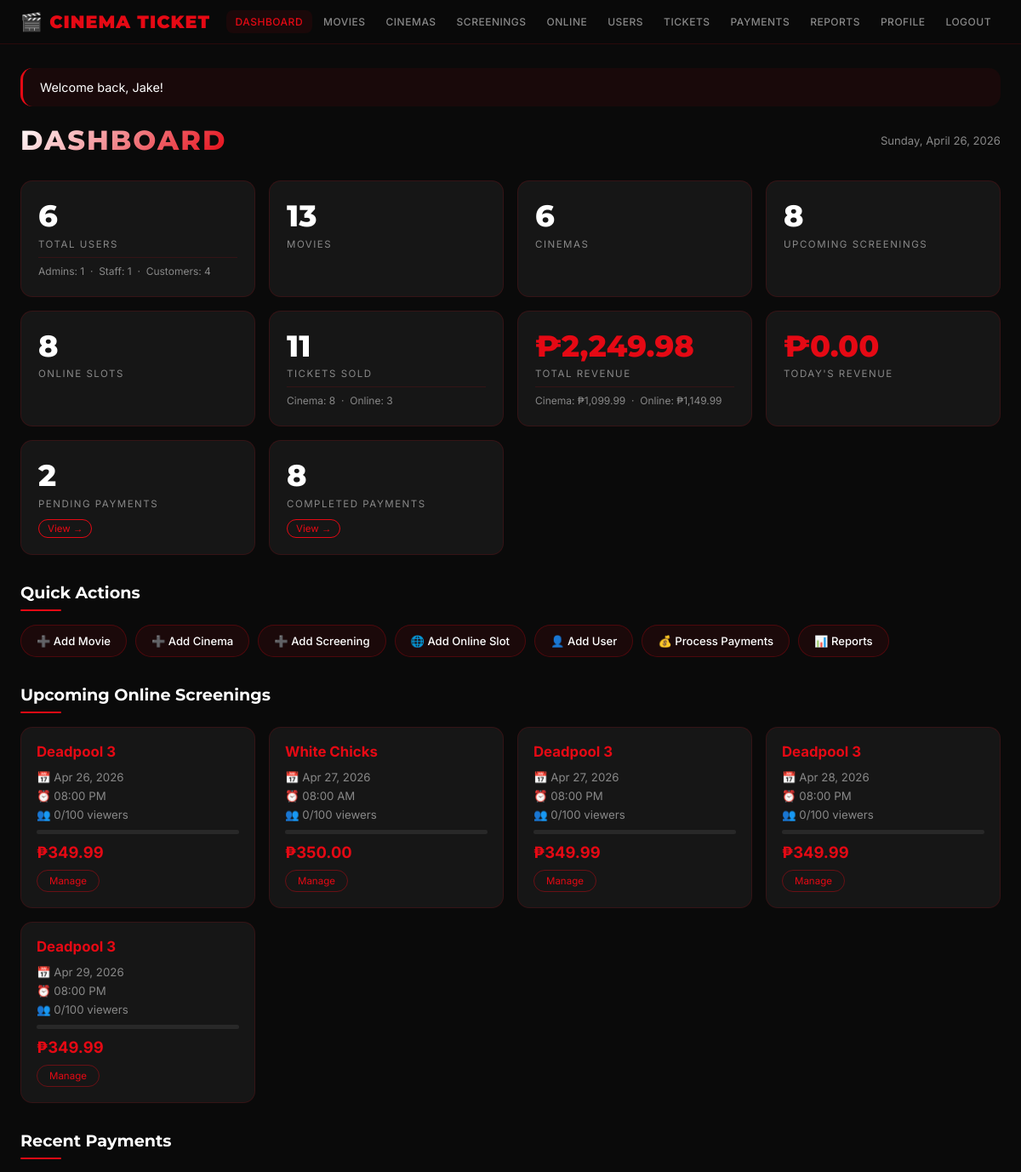
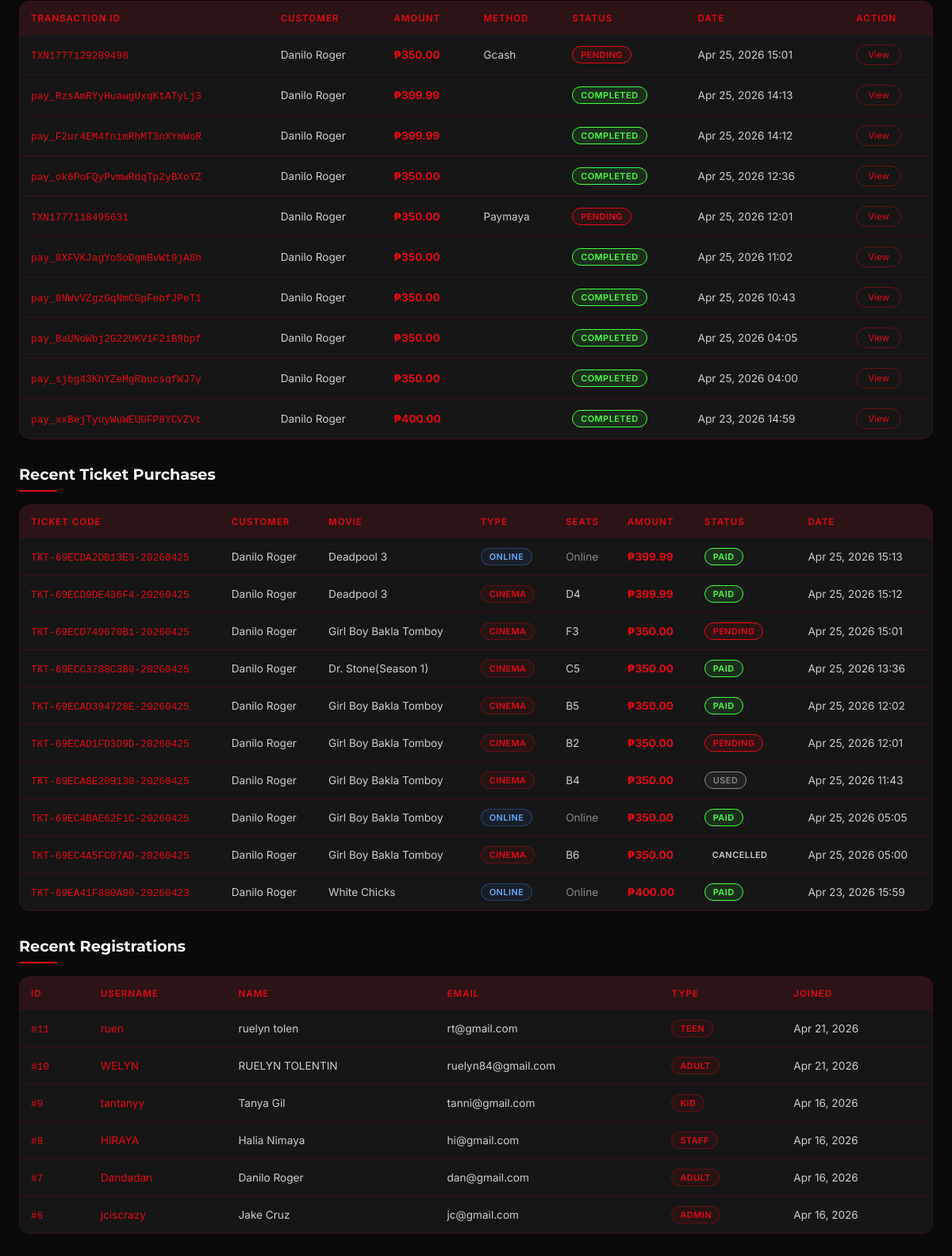
/admin/dashboard.php (signed in), run on the app's committed database (2 pictures, top to bottom).
### tables this page shows
CREATE TABLE `online_schedule` (
  `id` int(11) NOT NULL,
  `movie_id` int(11) NOT NULL,
  `show_date` date NOT NULL,
  `show_time` time NOT NULL,
  `max_viewers` int(11) DEFAULT 100,
  `current_viewers` int(11) DEFAULT 0,
  `price` decimal(10,2) NOT NULL,
  `status` varchar(20) DEFAULT 'scheduled',
  `created_at` timestamp NOT NULL DEFAULT current_timestamp()
);

CREATE TABLE `movies` (
  `id` int(11) NOT NULL,
  `title` varchar(200) NOT NULL,
  `description` text DEFAULT NULL,
  `duration` int(11) DEFAULT 120,
  `rating` varchar(10) DEFAULT 'PG',
  `genre` varchar(100) DEFAULT NULL,
  `poster` varchar(255) DEFAULT NULL,
  `trailer_url` varchar(500) DEFAULT NULL,
  `streaming_url` varchar(500) DEFAULT NULL,
  `release_date` date DEFAULT NULL,
  `price` decimal(10,2) DEFAULT 12.50,
  `created_at` timestamp NOT NULL DEFAULT current_timestamp()
);

CREATE TABLE `payments` (
  `id` int(11) NOT NULL,
  `user_id` int(11) NOT NULL,
  `ticket_id` int(11) DEFAULT NULL,
  `amount` decimal(10,2) NOT NULL,
  `payment_method` varchar(50) NOT NULL,
  `payment_status` varchar(20) DEFAULT 'pending',
  `transaction_id` varchar(200) DEFAULT NULL,
  `payment_date` timestamp NOT NULL DEFAULT current_timestamp(),
  `description` varchar(255) DEFAULT NULL,
  `paymongo_checkout_id` varchar(100) DEFAULT NULL
);

CREATE TABLE `users` (
  `id` int(11) NOT NULL,
  `username` varchar(50) NOT NULL,
  `email` varchar(100) NOT NULL,
  `password_hash` varchar(255) NOT NULL,
  `first_name` varchar(50) NOT NULL,
  `last_name` varchar(50) NOT NULL,
  `birthdate` date NOT NULL,
  `account_type` varchar(20) DEFAULT 'user',
  `gender` varchar(20) DEFAULT NULL,
  `country` varchar(50) DEFAULT NULL,
  `phone` varchar(20) DEFAULT NULL,
  `profile_pic` varchar(255) DEFAULT NULL,
  `theme_preference` varchar(20) DEFAULT 'dark',
  `is_active` tinyint(1) DEFAULT 1,
  `created_at` timestamp NOT NULL DEFAULT current_timestamp(),
  `last_login` timestamp NULL DEFAULT NULL
);

CREATE TABLE `tickets` (
  `id` int(11) NOT NULL,
  `ticket_code` varchar(50) NOT NULL,
  `user_id` int(11) NOT NULL,
  `screening_id` int(11) DEFAULT NULL,
  `online_schedule_id` int(11) DEFAULT NULL,
  `ticket_type` varchar(20) NOT NULL,
  `quantity` int(11) DEFAULT 1,
  `total_price` decimal(10,2) NOT NULL,
  `seat_numbers` text DEFAULT NULL,
  `status` varchar(20) DEFAULT 'pending',
  `purchase_date` timestamp NOT NULL DEFAULT current_timestamp(),
  `week_expiry` date DEFAULT NULL,
  `used_at` timestamp NULL DEFAULT NULL,
  `verified_by` int(11) DEFAULT NULL,
  `cancelled_at` timestamp NULL DEFAULT NULL,
  `cancelled_by` int(11) DEFAULT NULL
);

### includes/functions.php (called while the page is built, shortened)
<?php
function getFlash() {
    if (isset($_SESSION['flash'])) {
        $flash = $_SESSION['flash'];
        return $flash;
    }
    return null;
}
?>

### admin/dashboard.php (the view, shortened to what this page needs)
<?php
require_once '../includes/functions.php';
$pdo = getDB();
$pdo->prepare("UPDATE screenings SET status = 'expired' WHERE CONCAT(show_date, ' ', show_time) < NOW() AND status != 'expired'")->execute();
$pdo->prepare("UPDATE online_schedule SET status = 'expired' WHERE show_date < CURDATE() AND status = 'scheduled'")->execute();
$stats = [
    'total_users'          => $pdo->query("SELECT COUNT(*) FROM users")->fetchColumn(),
    'total_admins'         => $pdo->query("SELECT COUNT(*) FROM users WHERE account_type = 'admin'")->fetchColumn(),
    'total_staff'          => $pdo->query("SELECT COUNT(*) FROM users WHERE account_type = 'staff'")->fetchColumn(),
    'total_customers'      => $pdo->query("SELECT COUNT(*) FROM users WHERE account_type IN ('adult','teen','kid')")->fetchColumn(),
    'total_movies'         => $pdo->query("SELECT COUNT(*) FROM movies")->fetchColumn(),
    'total_cinemas'        => $pdo->query("SELECT COUNT(*) FROM cinemas")->fetchColumn(),
    'total_screenings'     => $pdo->query("SELECT COUNT(*) FROM screenings WHERE show_date >= CURDATE()")->fetchColumn(),
    'total_online'         => $pdo->query("SELECT COUNT(*) FROM online_schedule WHERE show_date >= CURDATE() AND status='scheduled'")->fetchColumn(),
    'total_tickets'        => $pdo->query("SELECT COUNT(*) FROM tickets")->fetchColumn(),
    'cinema_tickets'       => $pdo->query("SELECT COUNT(*) FROM tickets WHERE ticket_type='cinema'")->fetchColumn(),
    'online_tickets'       => $pdo->query("SELECT COUNT(*) FROM tickets WHERE ticket_type='online'")->fetchColumn(),
    'paid_tickets'         => $pdo->query("SELECT COUNT(*) FROM tickets WHERE status='paid'")->fetchColumn(),
    'pending_tickets'      => $pdo->query("SELECT COUNT(*) FROM tickets WHERE status='pending'")->fetchColumn(),
    'total_revenue'        => $pdo->query("SELECT COALESCE(SUM(total_price),0) FROM tickets WHERE status='paid'")->fetchColumn(),
    'cinema_revenue'       => $pdo->query("SELECT COALESCE(SUM(total_price),0) FROM tickets WHERE status='paid' AND ticket_type='cinema'")->fetchColumn(),
    'online_revenue'       => $pdo->query("SELECT COALESCE(SUM(total_price),0) FROM tickets WHERE status='paid' AND ticket_type='online'")->fetchColumn(),
    'today_revenue'        => $pdo->query("SELECT COALESCE(SUM(total_price),0) FROM tickets WHERE DATE(purchase_date)=CURDATE() AND status='paid'")->fetchColumn(),
    'pending_payments'     => $pdo->query("SELECT COUNT(*) FROM payments WHERE payment_status='pending'")->fetchColumn(),
    'completed_payments'   => $pdo->query("SELECT COUNT(*) FROM payments WHERE payment_status='completed'")->fetchColumn(),
];
$recent_tickets = $pdo->query("
    SELECT t.*,
           u.username, u.first_name, u.last_name,
           CASE
               WHEN t.ticket_type = 'cinema' THEN (
                   SELECT m.title FROM screenings s JOIN movies m ON s.movie_id = m.id
                   WHERE s.id = t.screening_id
               )
               WHEN t.ticket_type = 'online' THEN (
                   SELECT m.title FROM online_schedule os JOIN movies m ON os.movie_id = m.id
                   WHERE os.id = t.online_schedule_id
               )
           END AS title
    FROM tickets t
    JOIN users u ON t.user_id = u.id
    ORDER BY t.purchase_date DESC
    LIMIT 10
")->fetchAll();
$recent_payments = $pdo->query("
    SELECT p.*, u.username, u.first_name, u.last_name
    FROM payments p
    JOIN users u ON p.user_id = u.id
    ORDER BY p.payment_date DESC
    LIMIT 10
")->fetchAll();
$recent_users = $pdo->query("
    SELECT * FROM users ORDER BY created_at DESC LIMIT 10
")->fetchAll();
$upcoming_online = $pdo->query("
    SELECT os.*, m.title,
           (SELECT COUNT(*) FROM tickets WHERE online_schedule_id = os.id AND status = 'paid') AS current_viewers
    FROM online_schedule os
    JOIN movies m ON os.movie_id = m.id
    WHERE os.show_date >= CURDATE() AND os.status = 'scheduled'
    ORDER BY os.show_date, os.show_time
    LIMIT 5
")->fetchAll();
$flash = getFlash();
?>
<!DOCTYPE html>
<html lang="en">
<head>
</head>
<body>
<nav class="nav">
  <div class="nav-inner">
    <a href="../index.php" class="logo">CINEMA TICKET</a>
    <div class="nav-links">
      <a href="dashboard.php" class="active">Dashboard</a>
      <a href="movies.php">Movies</a>
      <a href="cinemas.php">Cinemas</a>
      <a href="screenings.php">Screenings</a>
      <a href="online_schedule.php">Online</a>
      <a href="users.php">Users</a>
      <a href="tickets.php">Tickets</a>
      <a href="payments.php">Payments</a>
      <a href="reports.php">Reports</a>
      <a href="profile.php">Profile</a>
      <a href="../auth/logout.php">Logout</a>
    </div>
  </div>
</nav>
<main class="page">
  <?php if($flash):?>
  <div class="alert"><?=htmlspecialchars($flash['message'])?></div>
  <?php endif;?>
  <div class="page-header">
    <h1 class="page-title">Dashboard</h1>
    <span style="color:var(--muted);font-size:.82rem"><?=date('l, F j, Y')?></span>
  </div>
  <div class="stats-grid">
    <div class="stat-card">
      <div class="stat-value"><?=$stats['total_users']?></div>
      <div class="stat-label">Total Users</div>
      <div class="stat-sub">Admins: <?=$stats['total_admins']?> &nbsp;·&nbsp; Staff: <?=$stats['total_staff']?> &nbsp;·&nbsp; Customers: <?=$stats['total_customers']?></div>
    </div>
    <div class="stat-card">
      <div class="stat-value"><?=$stats['total_movies']?></div>
      <div class="stat-label">Movies</div>
    </div>
    <div class="stat-card">
      <div class="stat-value"><?=$stats['total_cinemas']?></div>
      <div class="stat-label">Cinemas</div>
    </div>
    <div class="stat-card">
      <div class="stat-value"><?=$stats['total_screenings']?></div>
      <div class="stat-label">Upcoming Screenings</div>
    </div>
    <div class="stat-card">
      <div class="stat-value"><?=$stats['total_online']?></div>
      <div class="stat-label">Online Slots</div>
    </div>
    <div class="stat-card">
      <div class="stat-value"><?=$stats['total_tickets']?></div>
      <div class="stat-label">Tickets Sold</div>
      <div class="stat-sub">Cinema: <?=$stats['cinema_tickets']?> &nbsp;·&nbsp; Online: <?=$stats['online_tickets']?></div>
    </div>
    <div class="stat-card">
      <div class="stat-value" style="color:var(--red)">₱<?=number_format($stats['total_revenue'],2)?></div>
      <div class="stat-label">Total Revenue</div>
      <div class="stat-sub">Cinema: ₱<?=number_format($stats['cinema_revenue'],2)?> &nbsp;·&nbsp; Online: ₱<?=number_format($stats['online_revenue'],2)?></div>
    </div>
    <div class="stat-card">
      <div class="stat-value" style="color:var(--red)">₱<?=number_format($stats['today_revenue'],2)?></div>
      <div class="stat-label">Today's Revenue</div>
    </div>
    <div class="stat-card">
      <div class="stat-value"><?=$stats['pending_payments']?></div>
      <div class="stat-label">Pending Payments</div>
      <div class="stat-link"><a href="payments.php?status=pending">View →</a></div>
    </div>
    <div class="stat-card">
      <div class="stat-value"><?=$stats['completed_payments']?></div>
      <div class="stat-label">Completed Payments</div>
      <div class="stat-link"><a href="payments.php?status=completed">View →</a></div>
    </div>
  </div>
  <h2 class="section-title">Quick Actions</h2>
  <div class="actions-row" style="margin-bottom:32px">
    <a href="movies.php?action=add"         class="action-btn">➕ Add Movie</a>
    <a href="cinemas.php?action=add"        class="action-btn">➕ Add Cinema</a>
    <a href="screenings.php?action=add"     class="action-btn">➕ Add Screening</a>
    <a href="online_schedule.php?action=add" class="action-btn">🌐 Add Online Slot</a>
    <a href="users.php?action=add"          class="action-btn">👤 Add User</a>
    <a href="payments.php?status=pending"   class="action-btn">💰 Process Payments</a>
    <a href="reports.php"                   class="action-btn">📊 Reports</a>
  </div>
  <?php if(!empty($upcoming_online)):?>
  <h2 class="section-title">Upcoming Online Screenings</h2>
  <div class="schedule-grid">
    <?php foreach($upcoming_online as $o):
      $pct = $o['max_viewers'] > 0 ? ($o['current_viewers']/$o['max_viewers'])*100 : 0;
    ?>
    <div class="schedule-card">
      <div class="schedule-title"><?=htmlspecialchars($o['title'])?></div>
      <div class="schedule-detail">📅 <?=date('M d, Y',strtotime($o['show_date']))?></div>
      <div class="schedule-detail">⏰ <?=date('h:i A',strtotime($o['show_time']))?></div>
      <div class="schedule-detail">👥 <?=$o['current_viewers']?>/<?=$o['max_viewers']?> viewers</div>
      <div class="viewers-bar"><div class="viewers-fill" style="width:<?=$pct?>%"></div></div>
      <div class="schedule-price">₱<?=number_format($o['price'],2)?></div>
      <a href="online_schedule.php?edit=<?=$o['id']?>" class="btn-sm">Manage</a>
    </div>
    <?php endforeach;?>
  </div>
  <?php endif;?>
  <h2 class="section-title">Recent Payments</h2>
  <div class="table-wrap">
    <table class="data-table">
      <thead><tr>
        <th>Transaction ID</th><th>Customer</th><th>Amount</th>
        <th>Method</th><th>Status</th><th>Date</th><th>Action</th>
      </tr></thead>
      <tbody>
        <?php foreach($recent_payments as $p):?>
        <tr>
          <td><span class="code-style"><?=htmlspecialchars($p['transaction_id'] ?? '—')?></span></td>
          <td><?=htmlspecialchars($p['first_name'].' '.$p['last_name'])?></td>
          <td><span class="amount">₱<?=number_format($p['amount'],2)?></span></td>
          <td><?=ucfirst(str_replace('_',' ',$p['payment_method']))?></td>
          <td><span class="badge badge-<?=$p['payment_status']?>"><?=ucfirst($p['payment_status'])?></span></td>
          <td><?=date('M d, Y H:i',strtotime($p['payment_date']))?></td>
          <td><a href="payments.php?view=<?=$p['id']?>" class="btn-sm">View</a></td>
        </tr>
        <?php endforeach;?>
      </tbody>
    </table>
  </div>
  <h2 class="section-title">Recent Ticket Purchases</h2>
  <div class="table-wrap">
    <table class="data-table">
      <thead><tr>
        <th>Ticket Code</th><th>Customer</th><th>Movie</th>
        <th>Type</th><th>Seats</th><th>Amount</th><th>Status</th><th>Date</th>
      </tr></thead>
      <tbody>
        <?php foreach($recent_tickets as $t):?>
        <tr>
          <td><span class="code-style"><?=htmlspecialchars($t['ticket_code'])?></span></td>
          <td><?=htmlspecialchars($t['first_name'].' '.$t['last_name'])?></td>
          <td><?=htmlspecialchars($t['title'] ?? 'N/A')?></td>
          <td><span class="badge badge-<?=$t['ticket_type']?>"><?=ucfirst($t['ticket_type'])?></span></td>
          <td><?=$t['ticket_type']==='online' ? '<span style="color:var(--muted)">Online</span>' : htmlspecialchars($t['seat_numbers'] ?? '—')?></td>
          <td><span class="amount">₱<?=number_format($t['total_price'],2)?></span></td>
          <td><span class="badge badge-<?=$t['status']?>"><?=strtoupper($t['status'])?></span></td>
          <td><?=date('M d, Y H:i',strtotime($t['purchase_date']))?></td>
        </tr>
        <?php endforeach;?>
      </tbody>
    </table>
  </div>
  <h2 class="section-title">Recent Registrations</h2>
  <div class="table-wrap">
    <table class="data-table">
      <thead><tr>
        <th>ID</th><th>Username</th><th>Name</th><th>Email</th><th>Type</th><th>Joined</th>
      </tr></thead>
      <tbody>
        <?php foreach($recent_users as $u):?>
        <tr>
          <td><span class="code-style">#<?=$u['id']?></span></td>
          <td style="color:var(--red)"><?=htmlspecialchars($u['username'])?></td>
          <td><?=htmlspecialchars($u['first_name'].' '.$u['last_name'])?></td>
          <td><?=htmlspecialchars($u['email'])?></td>
          <td><span class="badge badge-cinema"><?=strtoupper($u['account_type'])?></span></td>
          <td><?=date('M d, Y',strtotime($u['created_at']))?></td>
        </tr>
        <?php endforeach;?>
      </tbody>
    </table>
  </div>
</main>
</body>
</html>

### data on the page
online_schedule: movie.title "Deadpool 3", show_date "Apr 26, 2026", show_time "08:00 PM", current_viewers "0", max_viewers "100", price "349.99"
online_schedule: movie.title "White Chicks", show_date "Apr 27, 2026", show_time "08:00 AM", current_viewers "0", max_viewers "100", price "350.00"
online_schedule: movie.title "Deadpool 3", show_date "Apr 27, 2026", show_time "08:00 PM", current_viewers "0", max_viewers "100", price "349.99"
online_schedule: movie.title "Deadpool 3", show_date "Apr 28, 2026", show_time "08:00 PM", current_viewers "0", max_viewers "100", price "349.99"
online_schedule: movie.title "Deadpool 3", show_date "Apr 29, 2026", show_time "08:00 PM", current_viewers "0", max_viewers "100", price "349.99"
payments: transaction "TXN1777129289498", user.last_name "Danilo Roger", amount "350.00", payment_method "Gcash", payment_status "PENDING", payment_date "Apr 25, 2026 15:01"
payments: transaction "pay_RzsAmRYyHuawgUxqKtATyLj3", user.last_name "Danilo Roger", amount "399.99", payment_status "COMPLETED", payment_date "Apr 25, 2026 14:13"
payments: transaction "pay_F2ur4EM4fnimRhMT3nXYmWoR", user.last_name "Danilo Roger", amount "399.99", payment_status "COMPLETED", payment_date "Apr 25, 2026 14:12"
payments: transaction "pay_ok6PoFQyPvmwRdqTp2yBXoYZ", user.last_name "Danilo Roger", amount "350.00", payment_status "COMPLETED", payment_date "Apr 25, 2026 12:36"
payments: transaction "TXN1777118495631", user.last_name "Danilo Roger", amount "350.00", payment_method "Paymaya", payment_status "PENDING", payment_date "Apr 25, 2026 12:01"
payments: transaction "pay_8XFVKJagYoSoDgmBvWt9jA8h", user.last_name "Danilo Roger", amount "350.00", payment_status "COMPLETED", payment_date "Apr 25, 2026 11:02"
payments: transaction "pay_8NWvVZgzGqNmCGpFebfJPeT1", user.last_name "Danilo Roger", amount "350.00", payment_status "COMPLETED", payment_date "Apr 25, 2026 10:43"
payments: transaction "pay_BaUNoWbj2G22UKV1F2iB9bpf", user.last_name "Danilo Roger", amount "350.00", payment_status "COMPLETED", payment_date "Apr 25, 2026 04:05"
payments: transaction "pay_sjbg43KhYZeMgRbucsqfWJ7y", user.last_name "Danilo Roger", amount "350.00", payment_status "COMPLETED", payment_date "Apr 25, 2026 04:00"
payments: transaction "pay_xxBejTyuyWuWEUGFP8YCVZVt", user.last_name "Danilo Roger", amount "400.00", payment_status "COMPLETED", payment_date "Apr 23, 2026 14:59"
tickets: ticket_code "TKT-69ECDA2DB13E3-20260425", user.last_name "Danilo Roger", title "Deadpool 3", ticket_type "ONLINE", shows "Online", total_price "399.99", status "PAID", purchase_date "Apr 25, 2026 15:13"
tickets: ticket_code "TKT-69ECD9DE436F4-20260425", user.last_name "Danilo Roger", title "Deadpool 3", ticket_type "CINEMA", seat_numbers "D4", total_price "399.99", status "PAID", purchase_date "Apr 25, 2026 15:12"
tickets: ticket_code "TKT-69ECD749670B1-20260425", user.last_name "Danilo Roger", title "Girl Boy Bakla Tomboy", ticket_type "CINEMA", seat_numbers "F3", total_price "350.00", status "PENDING", purchase_date "Apr 25, 2026 15:01"
tickets: ticket_code "TKT-69ECC3788C380-20260425", user.last_name "Danilo Roger", title "Dr. Stone(Season 1)", ticket_type "CINEMA", seat_numbers "C5", total_price "350.00", status "PAID", purchase_date "Apr 25, 2026 13:36"
tickets: ticket_code "TKT-69ECAD394728E-20260425", user.last_name "Danilo Roger", title "Girl Boy Bakla Tomboy", ticket_type "CINEMA", seat_numbers "B5", total_price "350.00", status "PAID", purchase_date "Apr 25, 2026 12:02"
tickets: ticket_code "TKT-69ECAD1FD3D9D-20260425", user.last_name "Danilo Roger", title "Girl Boy Bakla Tomboy", ticket_type "CINEMA", seat_numbers "B2", total_price "350.00", status "PENDING", purchase_date "Apr 25, 2026 12:01"
tickets: ticket_code "TKT-69ECA8E209130-20260425", user.last_name "Danilo Roger", title "Girl Boy Bakla Tomboy", ticket_type "CINEMA", seat_numbers "B4", total_price "350.00", status "USED", purchase_date "Apr 25, 2026 11:43"
tickets: ticket_code "TKT-69EC4BAE62F1C-20260425", user.last_name "Danilo Roger", title "Girl Boy Bakla Tomboy", ticket_type "ONLINE", shows "Online", total_price "350.00", status "PAID", purchase_date "Apr 25, 2026 05:05"
tickets: ticket_code "TKT-69EC4A5FC07AD-20260425", user.last_name "Danilo Roger", title "Girl Boy Bakla Tomboy", ticket_type "CINEMA", seat_numbers "B6", total_price "350.00", status "CANCELLED", purchase_date "Apr 25, 2026 05:00"
tickets: ticket_code "TKT-69EA41F880A80-20260423", user.last_name "Danilo Roger", title "White Chicks", ticket_type "ONLINE", shows "Online", total_price "400.00", status "PAID", purchase_date "Apr 23, 2026 15:59"
users: id "11", username "ruen", first_name+last_name "ruelyn tolen", email "rt@gmail.com", account_type "TEEN", created_at "Apr 21, 2026"
users: id "10", username "WELYN", first_name+last_name "RUELYN TOLENTIN", email "ruelyn84@gmail.com", account_type "ADULT", created_at "Apr 21, 2026"
users: id "9", username "tantanyy", first_name+last_name "Tanya Gil", email "tanni@gmail.com", account_type "KID", created_at "Apr 16, 2026"
users: id "8", username "HIRAYA", first_name+last_name "Halia Nimaya", email "hi@gmail.com", account_type "STAFF", created_at "Apr 16, 2026"
users: id "7", username "Dandadan", first_name+last_name "Danilo Roger", email "dan@gmail.com", account_type "ADULT", created_at "Apr 16, 2026"
users: id "6", username "jciscrazy", first_name+last_name "Jake Cruz", email "jc@gmail.com", account_type "ADMIN", created_at "Apr 16, 2026"

### other printed values
$flash['message'] "Welcome back, Jake!"
$stats['total_users'] "6"
$stats['total_admins'] "1"
$stats['total_staff'] "1"
$stats['total_customers'] "4"
$stats['total_movies'] "13"
$stats['total_cinemas'] "6"
$stats['total_screenings'] "8"
$stats['total_online'] "8"
$stats['total_tickets'] "11"
$stats['cinema_tickets'] "8"
$stats['online_tickets'] "3"
$stats['total_revenue'] "2,249.98"
$stats['cinema_revenue'] "1,099.99"
$stats['online_revenue'] "1,149.99"
